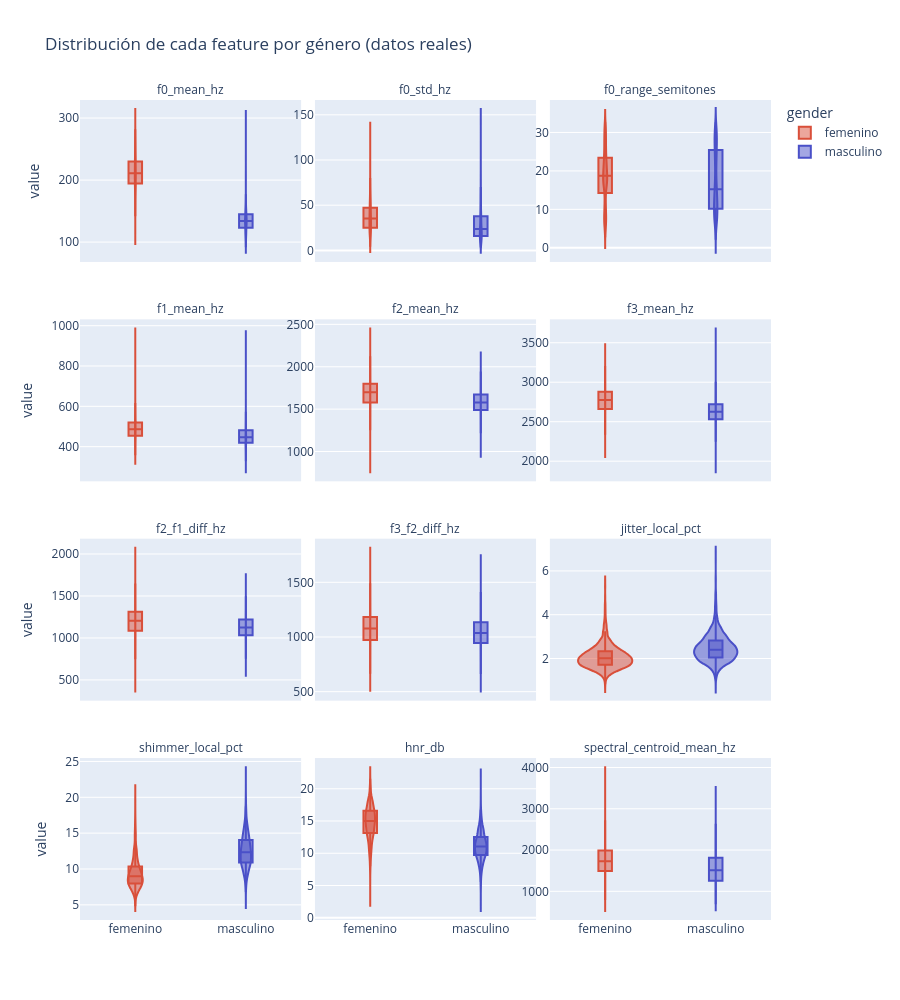

Source (notebook cell):
### Code cell
df_long = df_real.melt(
    id_vars=["gender"], value_vars=FEATURE_NAMES, var_name="feature", value_name="value"
)

fig = px.violin(
    df_long,
    x="gender",
    y="value",
    color="gender",
    facet_col="feature",
    facet_col_wrap=3,
    box=True,
    points=False,
    color_discrete_map=GENDER_COLOR_MAP,
    height=1000,
    title="Distribución de cada feature por género (datos reales)",
)
fig.update_yaxes(matches=None, showticklabels=True)
fig.update_xaxes(title=None)
fig.for_each_annotation(lambda a: a.update(text=a.text.split("=")[-1]))
fig.write_image(FIG_DIR / "01_distribuciones_por_genero.png", scale=2)
fig.show()

### Figure 1 — Plotly figure (JSON) as saved in the notebook; plotly's stock layout.template omitted (floating-point values rounded to 4 significant figures; data arrays with more than 128 entries replaced by an {"elided": "..."} marker saying what was removed)
{"data": [{"alignmentgroup": "True", "box": {"visible": true}, "hovertemplate": "gender=%{x}<br>feature=f0_mean_hz<br>value=%{y}<extra></extra>", "legendgroup": "femenino", "marker": {"color": "#D94F3A"}, "name": "femenino", "offsetgroup": "femenino", "orientation": "v", "points": false, "scalegroup": "True", "showlegend": true, "type": "violin", "x": {"elided": "2500 str values"}, "x0": " ", "xaxis": "x10", "y": {"elided": "2500 float values"}, "y0": " ", "yaxis": "y10"}, {"alignmentgroup": "True", "box": {"visible": true}, "hovertemplate": "gender=%{x}<br>feature=f0_std_hz<br>value=%{y}<extra></extra>", "legendgroup": "femenino", "marker": {"color": "#D94F3A"}, "name": "femenino", "offsetgroup": "femenino", "orientation": "v", "points": false, "scalegroup": "True", "showlegend": false, "type": "violin", "x": {"elided": "2500 str values"}, "x0": " ", "xaxis": "x11", "y": {"elided": "2500 float values"}, "y0": " ", "yaxis": "y11"}, {"alignmentgroup": "True", "box": {"visible": true}, "hovertemplate": "gender=%{x}<br>feature=f0_range_semitones<br>value=%{y}<extra></extra>", "legendgroup": "femenino", "marker": {"color": "#D94F3A"}, "name": "femenino", "offsetgroup": "femenino", "orientation": "v", "points": false, "scalegroup": "True", "showlegend": false, "type": "violin", "x": {"elided": "2500 str values"}, "x0": " ", "xaxis": "x12", "y": {"elided": "2500 float values"}, "y0": " ", "yaxis": "y12"}, {"alignmentgroup": "True", "box": {"visible": true}, "hovertemplate": "gender=%{x}<br>feature=f1_mean_hz<br>value=%{y}<extra></extra>", "legendgroup": "femenino", "marker": {"color": "#D94F3A"}, "name": "femenino", "offsetgroup": "femenino", "orientation": "v", "points": false, "scalegroup": "True", "showlegend": false, "type": "violin", "x": {"elided": "2500 str values"}, "x0": " ", "xaxis": "x7", "y": {"elided": "2500 float values"}, "y0": " ", "yaxis": "y7"}, {"alignmentgroup": "True", "box": {"visible": true}, "hovertemplate": "gender=%{x}<br>feature=f2_mean_hz<br>value=%{y}<extra></extra>", "legendgroup": "femenino", "marker": {"color": "#D94F3A"}, "name": "femenino", "offsetgroup": "femenino", "orientation": "v", "points": false, "scalegroup": "True", "showlegend": false, "type": "violin", "x": {"elided": "2500 str values"}, "x0": " ", "xaxis": "x8", "y": {"elided": "2500 float values"}, "y0": " ", "yaxis": "y8"}, {"alignmentgroup": "True", "box": {"visible": true}, "hovertemplate": "gender=%{x}<br>feature=f3_mean_hz<br>value=%{y}<extra></extra>", "legendgroup": "femenino", "marker": {"color": "#D94F3A"}, "name": "femenino", "offsetgroup": "femenino", "orientation": "v", "points": false, "scalegroup": "True", "showlegend": false, "type": "violin", "x": {"elided": "2500 str values"}, "x0": " ", "xaxis": "x9", "y": {"elided": "2500 float values"}, "y0": " ", "yaxis": "y9"}, {"alignmentgroup": "True", "box": {"visible": true}, "hovertemplate": "gender=%{x}<br>feature=f2_f1_diff_hz<br>value=%{y}<extra></extra>", "legendgroup": "femenino", "marker": {"color": "#D94F3A"}, "name": "femenino", "offsetgroup": "femenino", "orientation": "v", "points": false, "scalegroup": "True", "showlegend": false, "type": "violin", "x": {"elided": "2500 str values"}, "x0": " ", "xaxis": "x4", "y": {"elided": "2500 float values"}, "y0": " ", "yaxis": "y4"}, {"alignmentgroup": "True", "box": {"visible": true}, "hovertemplate": "gender=%{x}<br>feature=f3_f2_diff_hz<br>value=%{y}<extra></extra>", "legendgroup": "femenino", "marker": {"color": "#D94F3A"}, "name": "femenino", "offsetgroup": "femenino", "orientation": "v", "points": false, "scalegroup": "True", "showlegend": false, "type": "violin", "x": {"elided": "2500 str values"}, "x0": " ", "xaxis": "x5", "y": {"elided": "2500 float values"}, "y0": " ", "yaxis": "y5"}, {"alignmentgroup": "True", "box": {"visible": true}, "hovertemplate": "gender=%{x}<br>feature=jitter_local_pct<br>value=%{y}<extra></extra>", "legendgroup": "femenino", "marker": {"color": "#D94F3A"}, "name": "femenino", "offsetgroup": "femenino", "orientation": "v", "points": false, "scalegroup": "True", "showlegend": false, "type": "violin", "x": {"elided": "2500 str values"}, "x0": " ", "xaxis": "x6", "y": {"elided": "2500 float values"}, "y0": " ", "yaxis": "y6"}, {"alignmentgroup": "True", "box": {"visible": true}, "hovertemplate": "gender=%{x}<br>feature=shimmer_local_pct<br>value=%{y}<extra></extra>", "legendgroup": "femenino", "marker": {"color": "#D94F3A"}, "name": "femenino", "offsetgroup": "femenino", "orientation": "v", "points": false, "scalegroup": "True", "showlegend": false, "type": "violin", "x": {"elided": "2500 str values"}, "x0": " ", "xaxis": "x", "y": {"elided": "2500 float values"}, "y0": " ", "yaxis": "y"}, {"alignmentgroup": "True", "box": {"visible": true}, "hovertemplate": "gender=%{x}<br>feature=hnr_db<br>value=%{y}<extra></extra>", "legendgroup": "femenino", "marker": {"color": "#D94F3A"}, "name": "femenino", "offsetgroup": "femenino", "orientation": "v", "points": false, "scalegroup": "True", "showlegend": false, "type": "violin", "x": {"elided": "2500 str values"}, "x0": " ", "xaxis": "x2", "y": {"elided": "2500 float values"}, "y0": " ", "yaxis": "y2"}, {"alignmentgroup": "True", "box": {"visible": true}, "hovertemplate": "gender=%{x}<br>feature=spectral_centroid_mean_hz<br>value=%{y}<extra></extra>", "legendgroup": "femenino", "marker": {"color": "#D94F3A"}, "name": "femenino", "offsetgroup": "femenino", "orientation": "v", "points": false, "scalegroup": "True", "showlegend": false, "type": "violin", "x": {"elided": "2500 str values"}, "x0": " ", "xaxis": "x3", "y": {"elided": "2500 float values"}, "y0": " ", "yaxis": "y3"}, {"alignmentgroup": "True", "box": {"visible": true}, "hovertemplate": "gender=%{x}<br>feature=f0_mean_hz<br>value=%{y}<extra></extra>", "legendgroup": "masculino", "marker": {"color": "#4A50C8"}, "name": "masculino", "offsetgroup": "masculino", "orientation": "v", "points": false, "scalegroup": "True", "showlegend": true, "type": "violin", "x": {"elided": "2493 str values"}, "x0": " ", "xaxis": "x10", "y": {"elided": "2493 float values"}, "y0": " ", "yaxis": "y10"}, {"alignmentgroup": "True", "box": {"visible": true}, "hovertemplate": "gender=%{x}<br>feature=f0_std_hz<br>value=%{y}<extra></extra>", "legendgroup": "masculino", "marker": {"color": "#4A50C8"}, "name": "masculino", "offsetgroup": "masculino", "orientation": "v", "points": false, "scalegroup": "True", "showlegend": false, "type": "violin", "x": {"elided": "2493 str values"}, "x0": " ", "xaxis": "x11", "y": {"elided": "2493 float values"}, "y0": " ", "yaxis": "y11"}, {"alignmentgroup": "True", "box": {"visible": true}, "hovertemplate": "gender=%{x}<br>feature=f0_range_semitones<br>value=%{y}<extra></extra>", "legendgroup": "masculino", "marker": {"color": "#4A50C8"}, "name": "masculino", "offsetgroup": "masculino", "orientation": "v", "points": false, "scalegroup": "True", "showlegend": false, "type": "violin", "x": {"elided": "2493 str values"}, "x0": " ", "xaxis": "x12", "y": {"elided": "2493 float values"}, "y0": " ", "yaxis": "y12"}, {"alignmentgroup": "True", "box": {"visible": true}, "hovertemplate": "gender=%{x}<br>feature=f1_mean_hz<br>value=%{y}<extra></extra>", "legendgroup": "masculino", "marker": {"color": "#4A50C8"}, "name": "masculino", "offsetgroup": "masculino", "orientation": "v", "points": false, "scalegroup": "True", "showlegend": false, "type": "violin", "x": {"elided": "2493 str values"}, "x0": " ", "xaxis": "x7", "y": {"elided": "2493 float values"}, "y0": " ", "yaxis": "y7"}, {"alignmentgroup": "True", "box": {"visible": true}, "hovertemplate": "gender=%{x}<br>feature=f2_mean_hz<br>value=%{y}<extra></extra>", "legendgroup": "masculino", "marker": {"color": "#4A50C8"}, "name": "masculino", "offsetgroup": "masculino", "orientation": "v", "points": false, "scalegroup": "True", "showlegend": false, "type": "violin", "x": {"elided": "2493 str values"}, "x0": " ", "xaxis": "x8", "y": {"elided": "2493 float values"}, "y0": " ", "yaxis": "y8"}, {"alignmentgroup": "True", "box": {"visible": true}, "hovertemplate": "gender=%{x}<br>feature=f3_mean_hz<br>value=%{y}<extra></extra>", "legendgroup": "masculino", "marker": {"color": "#4A50C8"}, "name": "masculino", "offsetgroup": "masculino", "orientation": "v", "points": false, "scalegroup": "True", "showlegend": false, "type": "violin", "x": {"elided": "2493 str values"}, "x0": " ", "xaxis": "x9", "y": {"elided": "2493 float values"}, "y0": " ", "yaxis": "y9"}, {"alignmentgroup": "True", "box": {"visible": true}, "hovertemplate": "gender=%{x}<br>feature=f2_f1_diff_hz<br>value=%{y}<extra></extra>", "legendgroup": "masculino", "marker": {"color": "#4A50C8"}, "name": "masculino", "offsetgroup": "masculino", "orientation": "v", "points": false, "scalegroup": "True", "showlegend": false, "type": "violin", "x": {"elided": "2493 str values"}, "x0": " ", "xaxis": "x4", "y": {"elided": "2493 float values"}, "y0": " ", "yaxis": "y4"}, {"alignmentgroup": "True", "box": {"visible": true}, "hovertemplate": "gender=%{x}<br>feature=f3_f2_diff_hz<br>value=%{y}<extra></extra>", "legendgroup": "masculino", "marker": {"color": "#4A50C8"}, "name": "masculino", "offsetgroup": "masculino", "orientation": "v", "points": false, "scalegroup": "True", "showlegend": false, "type": "violin", "x": {"elided": "2493 str values"}, "x0": " ", "xaxis": "x5", "y": {"elided": "2493 float values"}, "y0": " ", "yaxis": "y5"}, {"alignmentgroup": "True", "box": {"visible": true}, "hovertemplate": "gender=%{x}<br>feature=jitter_local_pct<br>value=%{y}<extra></extra>", "legendgroup": "masculino", "marker": {"color": "#4A50C8"}, "name": "masculino", "offsetgroup": "masculino", "orientation": "v", "points": false, "scalegroup": "True", "showlegend": false, "type": "violin", "x": {"elided": "2493 str values"}, "x0": " ", "xaxis": "x6", "y": {"elided": "2493 float values"}, "y0": " ", "yaxis": "y6"}, {"alignmentgroup": "True", "box": {"visible": true}, "hovertemplate": "gender=%{x}<br>feature=shimmer_local_pct<br>value=%{y}<extra></extra>", "legendgroup": "masculino", "marker": {"color": "#4A50C8"}, "name": "masculino", "offsetgroup": "masculino", "orientation": "v", "points": false, "scalegroup": "True", "showlegend": false, "type": "violin", "x": {"elided": "2493 str values"}, "x0": " ", "xaxis": "x", "y": {"elided": "2493 float values"}, "y0": " ", "yaxis": "y"}, {"alignmentgroup": "True", "box": {"visible": true}, "hovertemplate": "gender=%{x}<br>feature=hnr_db<br>value=%{y}<extra></extra>", "legendgroup": "masculino", "marker": {"color": "#4A50C8"}, "name": "masculino", "offsetgroup": "masculino", "orientation": "v", "points": false, "scalegroup": "True", "showlegend": false, "type": "violin", "x": {"elided": "2493 str values"}, "x0": " ", "xaxis": "x2", "y": {"elided": "2493 float values"}, "y0": " ", "yaxis": "y2"}, {"alignmentgroup": "True", "box": {"visible": true}, "hovertemplate": "gender=%{x}<br>feature=spectral_centroid_mean_hz<br>value=%{y}<extra></extra>", "legendgroup": "masculino", "marker": {"color": "#4A50C8"}, "name": "masculino", "offsetgroup": "masculino", "orientation": "v", "points": false, "scalegroup": "True", "showlegend": false, "type": "violin", "x": {"elided": "2493 str values"}, "x0": " ", "xaxis": "x3", "y": {"elided": "2493 float values"}, "y0": " ", "yaxis": "y3"}], "layout": {"annotations": [{"font": {}, "showarrow": false, "text": "shimmer_local_pct", "x": 0.16, "xanchor": "center", "xref": "paper", "y": 0.1975, "yanchor": "bottom", "yref": "paper"}, {"font": {}, "showarrow": false, "text": "hnr_db", "x": 0.5, "xanchor": "center", "xref": "paper", "y": 0.1975, "yanchor": "bottom", "yref": "paper"}, {"font": {}, "showarrow": false, "text": "spectral_centroid_mean_hz", "x": 0.84, "xanchor": "center", "xref": "paper", "y": 0.1975, "yanchor": "bottom", "yref": "paper"}, {"font": {}, "showarrow": false, "text": "f2_f1_diff_hz", "x": 0.16, "xanchor": "center", "xref": "paper", "y": 0.465, "yanchor": "bottom", "yref": "paper"}, {"font": {}, "showarrow": false, "text": "f3_f2_diff_hz", "x": 0.5, "xanchor": "center", "xref": "paper", "y": 0.465, "yanchor": "bottom", "yref": "paper"}, {"font": {}, "showarrow": false, "text": "jitter_local_pct", "x": 0.84, "xanchor": "center", "xref": "paper", "y": 0.465, "yanchor": "bottom", "yref": "paper"}, {"font": {}, "showarrow": false, "text": "f1_mean_hz", "x": 0.16, "xanchor": "center", "xref": "paper", "y": 0.7325, "yanchor": "bottom", "yref": "paper"}, {"font": {}, "showarrow": false, "text": "f2_mean_hz", "x": 0.5, "xanchor": "center", "xref": "paper", "y": 0.7325, "yanchor": "bottom", "yref": "paper"}, {"font": {}, "showarrow": false, "text": "f3_mean_hz", "x": 0.84, "xanchor": "center", "xref": "paper", "y": 0.7325, "yanchor": "bottom", "yref": "paper"}, {"font": {}, "showarrow": false, "text": "f0_mean_hz", "x": 0.16, "xanchor": "center", "xref": "paper", "y": 1.0, "yanchor": "bottom", "yref": "paper"}, {"font": {}, "showarrow": false, "text": "f0_std_hz", "x": 0.5, "xanchor": "center", "xref": "paper", "y": 1.0, "yanchor": "bottom", "yref": "paper"}, {"font": {}, "showarrow": false, "text": "f0_range_semitones", "x": 0.84, "xanchor": "center", "xref": "paper", "y": 1.0, "yanchor": "bottom", "yref": "paper"}], "height": 1000, "legend": {"title": {"text": "gender"}, "tracegroupgap": 0}, "title": {"text": "Distribución de cada feature por género (datos reales)"}, "violinmode": "overlay", "xaxis": {"anchor": "y", "categoryarray": ["femenino", "masculino"], "categoryorder": "array", "domain": [0.0, 0.32], "title": {}}, "xaxis10": {"anchor": "y10", "domain": [0.0, 0.32], "matches": "x", "showticklabels": false, "title": {}}, "xaxis11": {"anchor": "y11", "domain": [0.34, 0.66], "matches": "x", "showticklabels": false, "title": {}}, "xaxis12": {"anchor": "y12", "domain": [0.68, 1.0], "matches": "x", "showticklabels": false, "title": {}}, "xaxis2": {"anchor": "y2", "categoryarray": ["femenino", "masculino"], "categoryorder": "array", "domain": [0.34, 0.66], "matches": "x", "title": {}}, "xaxis3": {"anchor": "y3", "categoryarray": ["femenino", "masculino"], "categoryorder": "array", "domain": [0.68, 1.0], "matches": "x", "title": {}}, "xaxis4": {"anchor": "y4", "domain": [0.0, 0.32], "matches": "x", "showticklabels": false, "title": {}}, "xaxis5": {"anchor": "y5", "domain": [0.34, 0.66], "matches": "x", "showticklabels": false, "title": {}}, "xaxis6": {"anchor": "y6", "domain": [0.68, 1.0], "matches": "x", "showticklabels": false, "title": {}}, "xaxis7": {"anchor": "y7", "domain": [0.0, 0.32], "matches": "x", "showticklabels": false, "title": {}}, "xaxis8": {"anchor": "y8", "domain": [0.34, 0.66], "matches": "x", "showticklabels": false, "title": {}}, "xaxis9": {"anchor": "y9", "domain": [0.68, 1.0], "matches": "x", "showticklabels": false, "title": {}}, "yaxis": {"anchor": "x", "domain": [0.0, 0.1975], "showticklabels": true, "title": {"text": "value"}}, "yaxis10": {"anchor": "x10", "domain": [0.8025, 1.0], "showticklabels": true, "title": {"text": "value"}}, "yaxis11": {"anchor": "x11", "domain": [0.8025, 1.0], "showticklabels": true}, "yaxis12": {"anchor": "x12", "domain": [0.8025, 1.0], "showticklabels": true}, "yaxis2": {"anchor": "x2", "domain": [0.0, 0.1975], "showticklabels": true}, "yaxis3": {"anchor": "x3", "domain": [0.0, 0.1975], "showticklabels": true}, "yaxis4": {"anchor": "x4", "domain": [0.2675, 0.465], "showticklabels": true, "title": {"text": "value"}}, "yaxis5": {"anchor": "x5", "domain": [0.2675, 0.465], "showticklabels": true}, "yaxis6": {"anchor": "x6", "domain": [0.2675, 0.465], "showticklabels": true}, "yaxis7": {"anchor": "x7", "domain": [0.535, 0.7325], "showticklabels": true, "title": {"text": "value"}}, "yaxis8": {"anchor": "x8", "domain": [0.535, 0.7325], "showticklabels": true}, "yaxis9": {"anchor": "x9", "domain": [0.535, 0.7325], "showticklabels": true}}}
